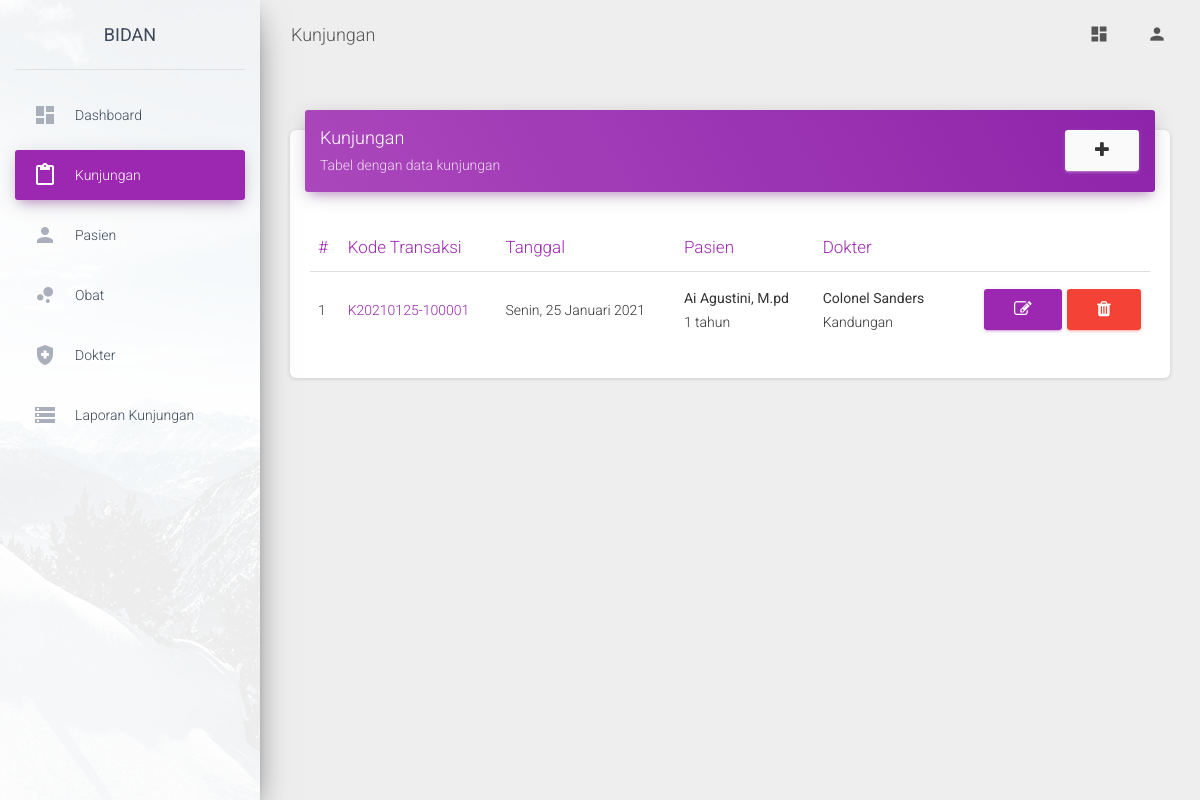
The app's page /media.php?module=kunjungan (signed in) with its own data.
### tables this page shows
CREATE TABLE `kunjungan` (
  `id` int(1) NOT NULL,
  `tanggal` date NOT NULL,
  `dokter` int(1) NOT NULL,
  `pasien` int(1) NOT NULL,
  `diagnosa` varchar(255) DEFAULT NULL,
  `deskripsi` text DEFAULT NULL,
  `reg_date` timestamp NOT NULL DEFAULT current_timestamp() ON UPDATE current_timestamp()
);

CREATE TABLE `pasien` (
  `id` int(1) NOT NULL,
  `nama` varchar(100) NOT NULL,
  `tempatlahir` varchar(50) NOT NULL,
  `tanggallahir` date NOT NULL,
  `tel` varchar(15) NOT NULL,
  `email` varchar(50) NOT NULL,
  `alamat` text NOT NULL,
  `reg_date` timestamp NOT NULL DEFAULT current_timestamp() ON UPDATE current_timestamp()
);

CREATE TABLE `dokter` (
  `id` int(1) NOT NULL,
  `nama` varchar(100) NOT NULL,
  `tempatlahir` varchar(50) NOT NULL,
  `tanggallahir` date NOT NULL,
  `tel` varchar(15) NOT NULL,
  `email` varchar(50) NOT NULL,
  `alamat` text NOT NULL,
  `spesialisasi` varchar(50) NOT NULL,
  `reg_date` timestamp NOT NULL DEFAULT current_timestamp() ON UPDATE current_timestamp()
);

### config/koneksi.php (called while the page is built, shortened)
<?php
function dateIndonesian($date){
	$array_hari = array(1=>'Senin','Selasa','Rabu','Kamis','Jumat', 'Sabtu','Minggu');
	$array_bulan = array(1=>'Januari','Februari','Maret', 'April', 'Mei', 'Juni','Juli','Agustus','September','Oktober', 'November','Desember');
	$date  = strtotime($date);
	$hari  = $array_hari[date('N',$date)];
	$tanggal = date ('j', $date);
	$bulan = $array_bulan[date('n',$date)];
	$tahun = date('Y',$date);
	$formatTanggal = $hari.", ".$tanggal." ".$bulan." ".$tahun;
	return $formatTanggal;
}
?>

### module/kunjungan/index.php (the view, shortened to what this page needs)
<?php
$aksi   = "module/".$_GET['module']."/action.php";
?>
<div class="col-md-12">
  <div class="card">
    <div class="card-header card-header-primary">
      <span class="float-right"><a class="btn btn-secondary" href="?module=<?php echo $_GET['module'] ?>&act=create"><i class="fa fa-plus"></i></a></span>
      <h4 class="card-title "><?php echo ucwords($_GET['module']) ?></h4>
      <p class="card-category"> Tabel dengan data <?php echo $_GET['module'] ?></p>
    </div>
    <div class="card-body">
      <div class="p-2">
      </div>
      <div class="table-responsive">
        <table class="table">
          <thead class=" text-primary">
            <th>#</th>
            <th>Kode Transaksi</th>
            <th>Tanggal</th>
            <th>Pasien</th>
            <th>Dokter</th>
            <th></th>
          </thead>
          <tbody>
            <?php
            $no=1;
            $query=mysqli_query($conn,"SELECT * from kunjungan order by id desc");
            foreach ($query as $row):
              $pasien=mysqli_fetch_array(mysqli_query($conn,"SELECT * from pasien where id = '$row[pasien]'"));
              $dokter=mysqli_fetch_array(mysqli_query($conn,"SELECT * from dokter where id = '$row[dokter]'"));
              $tail=100000+$row['id'];
              ?>
              <tr>
                <td><?php echo $no++; ?></td>
                <td>
                  <a href="?module=<?php echo $_GET['module'] ?>&act=detail&id=<?php echo $row['id'] ?>">
                    <?php echo "K".date_format(date_create($row['tanggal']),"Ymd")."-".$tail; ?>
                  </a>
                </td>
                <td><?php echo dateIndonesian($row['tanggal']);?></td>
                <td>
                  <strong>
                    <?php echo ucwords($pasien['nama']); ?>
                  </strong>
                  <br>
                  <?php echo date('Y')-date_format(date_create($pasien['tanggallahir']),"Y")." tahun"; ?>
                </td>
                <td>
                  <strong>
                    <?php echo ucwords($dokter['nama']); ?>
                  </strong>
                  <br>
                  <?php echo $dokter['spesialisasi'] ?>
                </td>
                <td>
                  <span class="float-right">
                    <a class="btn btn-primary btn-xs" href="?module=<?php echo $_GET['module'] ?>&act=edit&id=<?php echo $row['id']; ?>"><i class="fa fa-edit"></i></a>
                    <a class="btn btn-danger btn-xs" onclick="return confirm('Hapus data?')" href="<?php echo $aksi ?>?module=<?php echo $_GET['module'] ?>&act=delete&id=<?php echo $row['id']; ?>"><i class="fa fa-trash"></i></a>
                  </span>
                </td>
              </tr>
              <?php
            endforeach
            ?>
          </tbody>
        </table>
      </div>
    </div>
  </div>
</div>

### records on screen
kunjungan: tanggal "20210125", id "100001", tanggal "Senin, 25 Januari 2021", pasien.nama "Ai Agustini, M.pd", dokter.nama "Colonel Sanders", dokter.spesialisasi "Kandungan"

### other values on screen
$_GET['module'] "Kunjungan"
$_GET['module'] "kunjungan"
